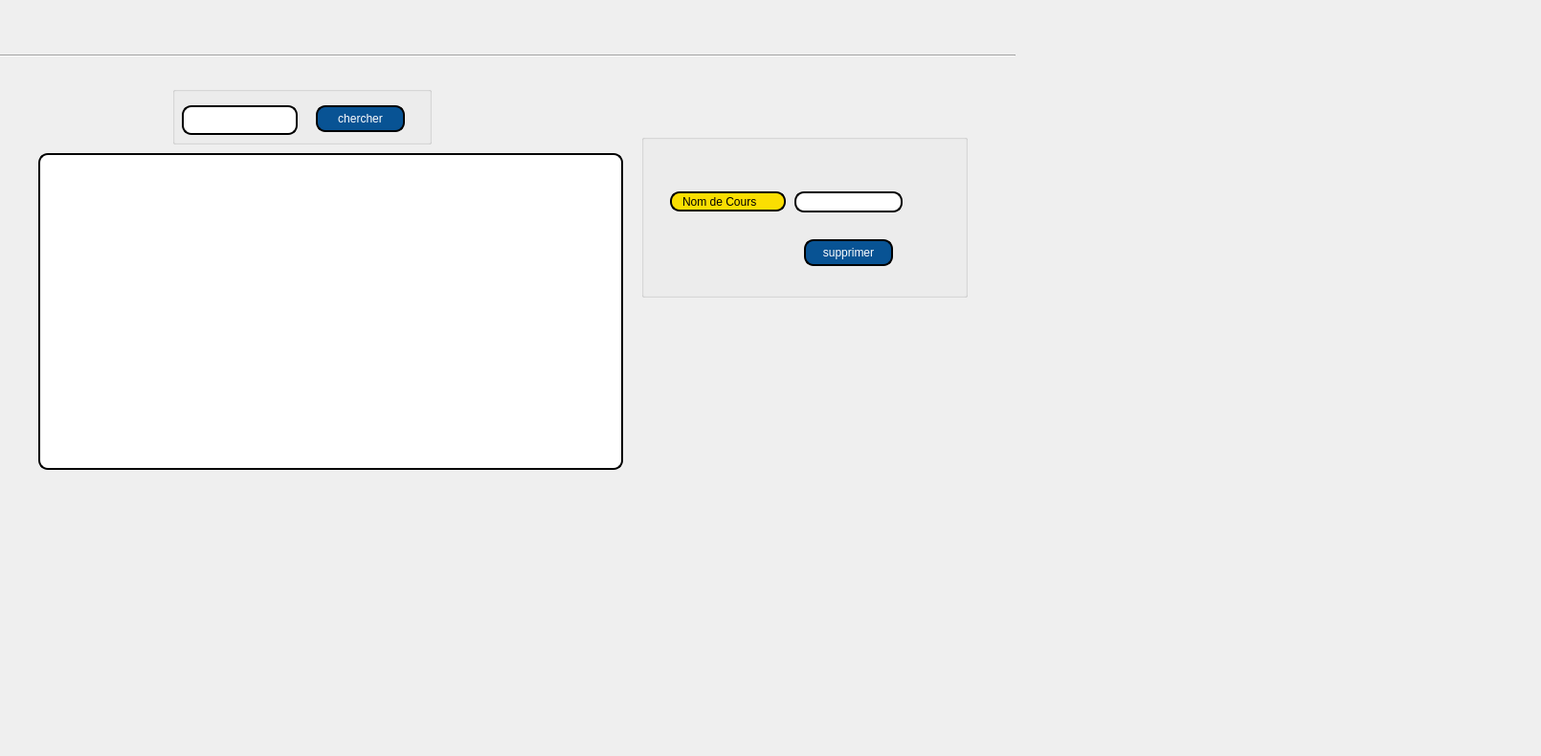
     <widget class="QWidget" name="tab_10">
      <attribute name="title">
       <string>chercher</string>
      </attribute>
      <widget class="Line" name="line_7">
       <property name="geometry">
        <rect>
         <x>0</x>
         <y>50</y>
         <width>1061</width>
         <height>16</height>
        </rect>
       </property>
       <property name="orientation">
        <enum>Qt::Horizontal</enum>
       </property>
      </widget>
      <widget class="QPushButton" name="chercher">
       <property name="geometry">
        <rect>
         <x>330</x>
         <y>110</y>
         <width>93</width>
         <height>28</height>
        </rect>
       </property>
       <property name="styleSheet">
        <string notr="true">border: 2px solid black;
border-radius: 10px;
padding: 0 8px;
color: rgb(255, 255, 255);
background:#085394	;
font: bold, &quot;Comic Sans MS&quot;;
</string>
       </property>
       <property name="text">
        <string>chercher</string>
       </property>
      </widget>
      <widget class="QLineEdit" name="lineEdit_chercher">
       <property name="geometry">
        <rect>
         <x>190</x>
         <y>110</y>
         <width>121</width>
         <height>31</height>
        </rect>
       </property>
       <property name="styleSheet">
        <string notr="true"> border: 2px solid black;
border-radius: 10px;
padding: 0 8px;
background: white;
selection-background-color: gray;
</string>
       </property>
       <property name="text">
        <string/>
       </property>
      </widget>
      <widget class="QTableView" name="chercher_cours_2">
       <property name="geometry">
        <rect>
         <x>40</x>
         <y>160</y>
         <width>611</width>
         <height>331</height>
        </rect>
       </property>
       <property name="styleSheet">
        <string notr="true">border: 2px solid black;
border-radius: 10px;
padding: 0 8px;
background: white;
selection-background-color: gray;
</string>
       </property>
      </widget>
      <widget class="QGroupBox" name="groupBox_3">
       <property name="geometry">
        <rect>
         <x>670</x>
         <y>140</y>
         <width>341</width>
         <height>171</height>
        </rect>
       </property>
       <property name="title">
        <string/>
       </property>
       <widget class="QPushButton" name="suppCours_3">
        <property name="geometry">
         <rect>
          <x>170</x>
          <y>110</y>
          <width>93</width>
          <height>28</height>
         </rect>
        </property>
        <property name="styleSheet">
         <string notr="true">border: 2px solid black;
border-radius: 10px;
padding: 0 8px;
color: rgb(255, 255, 255);
background:#085394	;
font: bold, &quot;Comic Sans MS&quot;;

</string>
        </property>
        <property name="text">
         <string>supprimer</string>
        </property>
       </widget>
       <widget class="QLineEdit" name="suppCours">
        <property name="geometry">
         <rect>
          <x>160</x>
          <y>60</y>
          <width>113</width>
          <height>22</height>
         </rect>
        </property>
        <property name="styleSheet">
         <string notr="true">border: 2px solid black;
border-radius: 10px;
padding: 0 8px;
background: white;
selection-background-color: gray;
</string>
        </property>
       </widget>
       <widget class="QLabel" name="suppCours_2">
        <property name="geometry">
         <rect>
          <x>30</x>
          <y>60</y>
          <width>121</width>
          <height>21</height>
         </rect>
        </property>
        <property name="styleSheet">
         <string notr="true">border: 2px solid black;
font: 75 8pt &quot;MS Shell Dlg 2&quot;;
border-radius: 10px;
padding: 0 8px;
background: #fade02;
font: bold, &quot;Comic Sans MS&quot;;;
text-align:center;
</string>
        </property>
        <property name="text">
         <string>Nom de Cours</string>
        </property>
       </widget>
       <zorder>suppCours_2</zorder>
       <zorder>suppCours</zorder>
       <zorder>suppCours_3</zorder>
      </widget>
      <widget class="QLabel" name="background_5">
       <property name="geometry">
        <rect>
         <x>0</x>
         <y>0</y>
         <width>1601</width>
         <height>781</height>
        </rect>
       </property>
       <property name="text">
        <string/>
       </property>
      </widget>
      <widget class="QLabel" name="background_7">
       <property name="geometry">
        <rect>
         <x>0</x>
         <y>0</y>
         <width>1601</width>
         <height>781</height>
        </rect>
       </property>
       <property name="text">
        <string/>
       </property>
      </widget>
      <widget class="QGroupBox" name="groupBox_7">
       <property name="geometry">
        <rect>
         <x>180</x>
         <y>90</y>
         <width>271</width>
         <height>61</height>
        </rect>
       </property>
       <property name="title">
        <string/>
       </property>
      </widget>
      <zorder>background_7</zorder>
      <zorder>background_5</zorder>
      <zorder>groupBox_3</zorder>
      <zorder>groupBox_7</zorder>
      <zorder>line_7</zorder>
      <zorder>chercher</zorder>
      <zorder>lineEdit_chercher</zorder>
      <zorder>chercher_cours_2</zorder>
     </widget>
